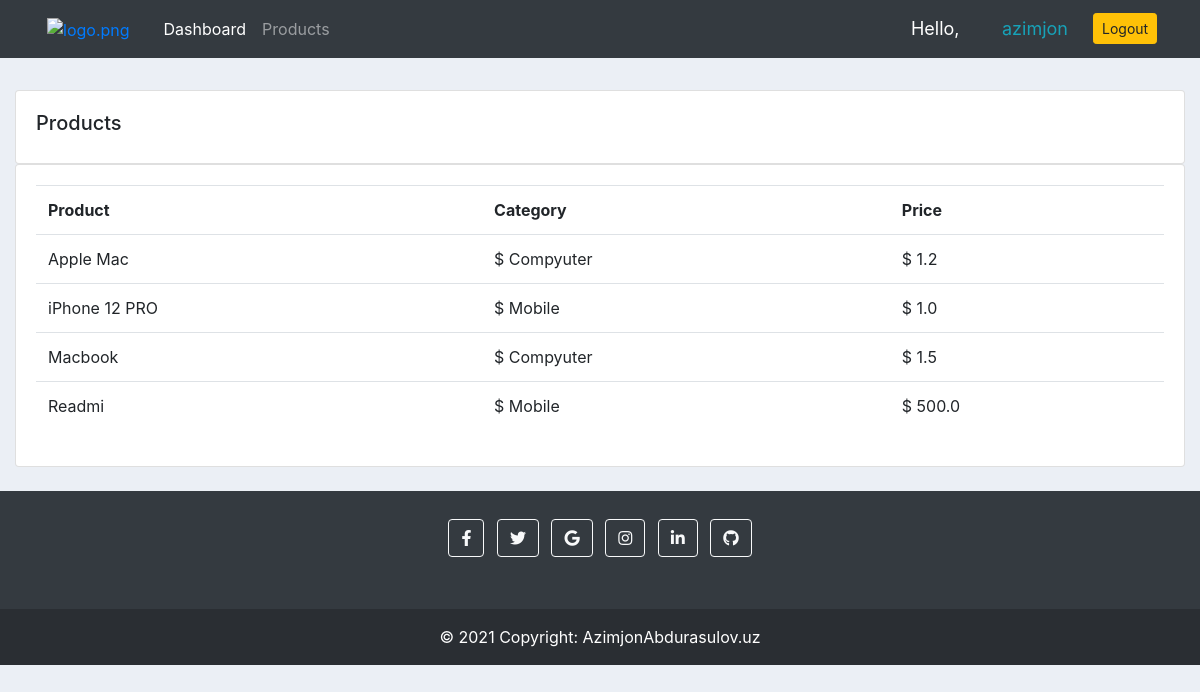
Screenshot of /products/ (signed in) with the database file from the repository.
### accounts/models.py (models this page shows, shortened)
class Product(models.Model):
    name = models.CharField(max_length=200, null=True)
    price = models.FloatField(null=True)
    category = models.ForeignKey(Category, max_length=200, null=True, on_delete=models.CASCADE)
    description = models.CharField(max_length=200, null=True, blank=True)
    date_created = models.DateTimeField(auto_now_add=True, null=True)

class Category(models.Model):
    name = models.CharField(max_length=200, null=True)
    def __str__(self):
        return str(self.name)

### accounts/decorators.py (the view)
        def wrapper_func(request, *args, **kwargs):
            grup = None
            if request.user.groups.exists():
                grup = request.user.groups.all()[0].name
            if grup in allowed_roles:
                return view_func(request, *args, **kwargs)
            else:
                return HttpResponse('You are not authorzed to viw this page')

### accounts/views.py (called while the page is built)
@allowed_users(allowed_roles=['admin'])
@login_required(login_url='login')
def products(request):
    products = Product.objects.all()
    contaxt = {
        'products': products
    }
    return render(request, 'accounts/products.html', contaxt)

### accounts/templates/accounts/products.html (shortened to what this page needs)
{% extends 'accounts/main.html' %}
{% block content %}
<br>
<div class="row mt-2">
    <div class="col-md">
        <div class="card card-body">
            <h5>Products</h5>
        </div>
        <div class="card card-body">
            <table class="table">
                <tr>
                    <th>Product</th>
                    <th>Category</th>
                    <th>Price</th>
                </tr>
                {% for i in products %}
                <tr>
                    <td> {{ i.name }} </td>
                    <td>$ {{ i.category }} </td>
                    <td>$ {{ i.price }} </td>
                </tr>
                {% endfor %}
            </table>
        </div>
    </div>
</div>
{% endblock %}

### accounts/templates/accounts/navbar.html (shortened to what this page needs)
{% load static %}
<nav class="navbar navbar-expand-lg navbar-dark bg-dark">
    <div class="container-fluid">
        <a class="nav-link" href="{% url 'home' %}"><img class="logo" src="{% static '/images/logo.png' %}" id="logo"
                alt="logo.png"></a>
        <div class="collapse navbar-collapse" id="navbarNav">
            <ul class="navbar-nav">
                {% if request.user.is_staff %}
                <li class="nav-item active">
                    <a class="nav-link" href="{% url 'home' %}">Dashboard</a>
                </li>
                <li class="nav-item">
                    <a class="nav-link" href="{% url 'products' %}">Products</a>
                </li>
                {% endif %}
            </ul>
        </div>
    </div>
    <span class="hello-msg">Hello,</span>
    <span class="hello-msg"><a class="btn-outline-info" href="{% url 'account' %}">{{ request.user }}</a></span>
    <span class="hello-msg"><a class="btn btn-sm btn-warning" href="{% url 'logout' %}">Logout</a></span>
</nav>

### static/css/main.css (style rules this page uses)
body { background-color: #ebeff5; }
#logo { width: 60px; margin-right: 10px; }

### accounts/templates/accounts/navbar.html (style rules this page uses)
.hello-msg { width: 100px; font-size: 18px; color: #fff; margin-right: 15px; }

### rows the page displays
Product: name "Apple Mac", category "Compyuter", price "1.2"
Product: name "iPhone 12 PRO", category "Mobile", price "1.0"
Product: name "Macbook", category "Compyuter", price "1.5"
Product: name "Readmi", category "Mobile", price "500.0"

### other values shown
{{ request.user }} "azimjon"
